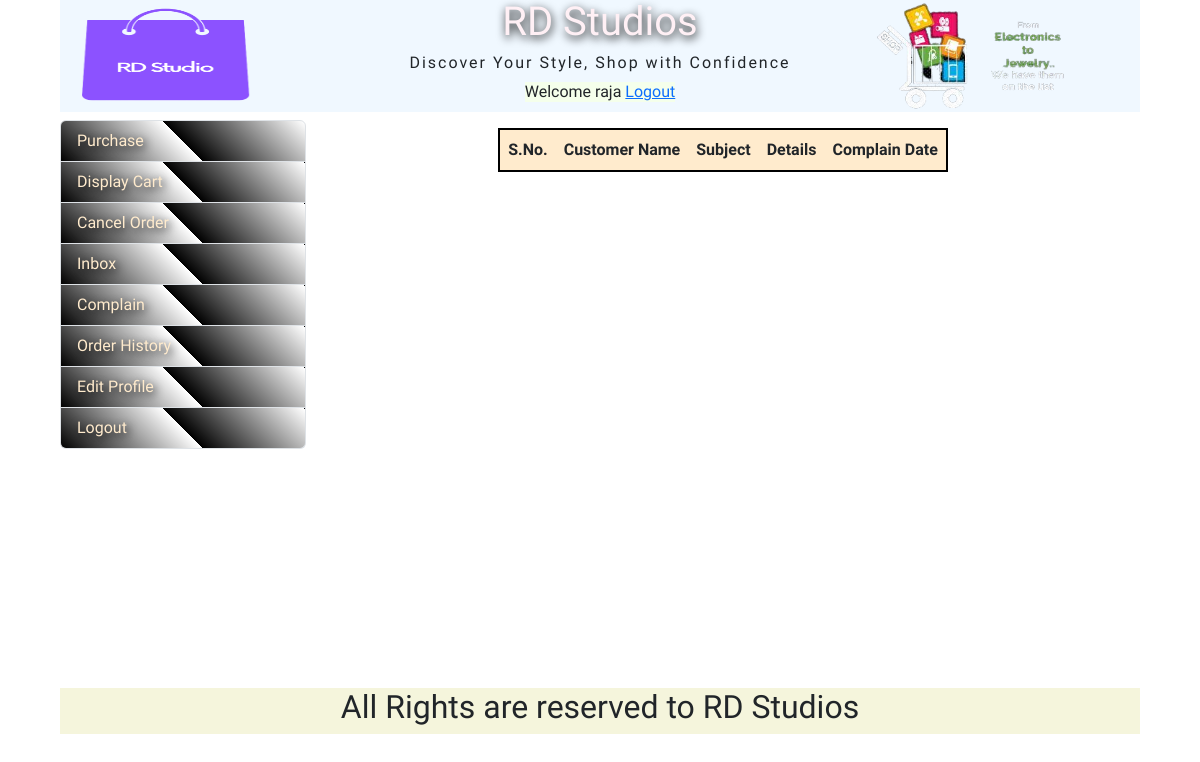
Before: /userInbox.php (signed in) with the older database file.
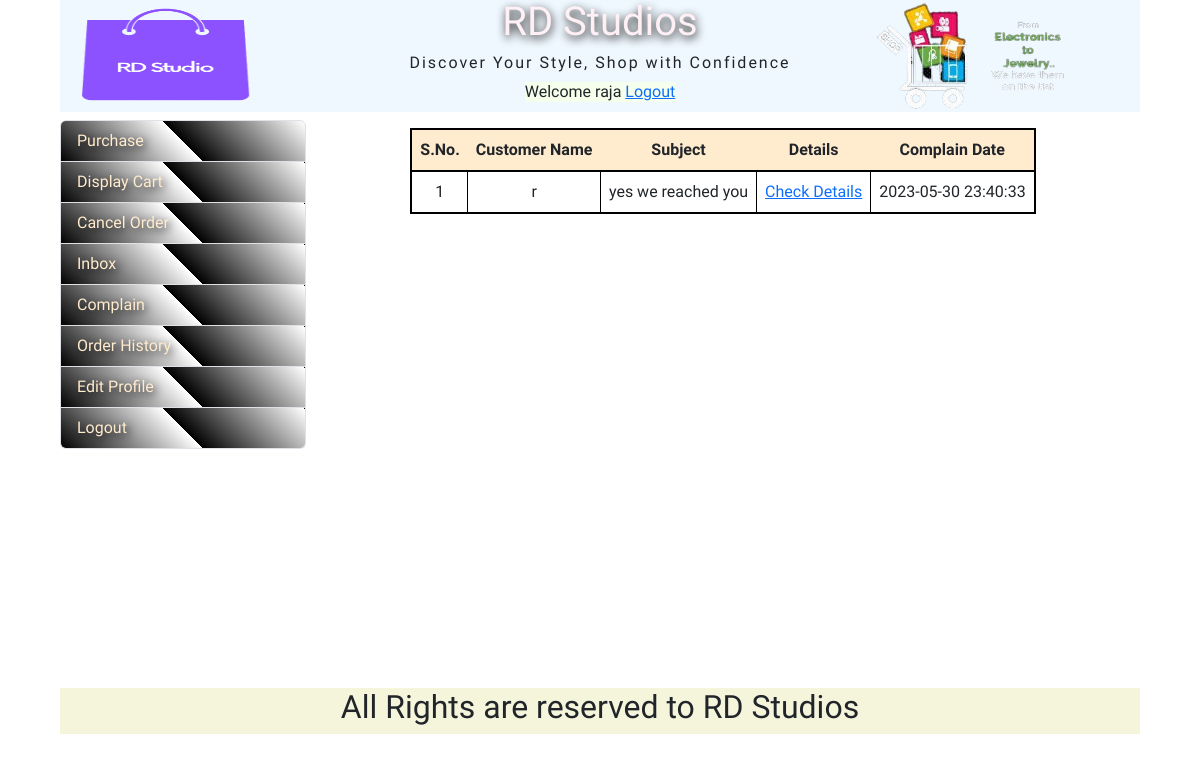
After: the same page with the newer database file.
### tables this page shows
CREATE TABLE IF NOT EXISTS `complain_info` (
  `complain_id` int(11) NOT NULL AUTO_INCREMENT,
  `user_name` varchar(55) NOT NULL,
  `complain_subject` varchar(100) NOT NULL,
  `complain_descriptin` text NOT NULL,
  `complain_date` datetime NOT NULL,
  `receiver_name` varchar(55) NOT NULL DEFAULT 'admin',
  PRIMARY KEY (`complain_id`)
);

### userInbox.php (the view, shortened to what this page needs)
<?php
require_once("header.php");
?>
<div id="container" >
<div id="userArea" class="row">
<div id="leftUserArea">
    <?php
     require_once("userMenu.php");
    ?>
</div>
<div id="rightUserArea">
<?php
     $usr=$_SESSION['uname'];
    require_once("dbconnect.php");
    $sql = "SELECT * FROM `complain_info` where `receiver_name`='$usr' ORDER BY `complain_date` DESC";
    $rsNews = mysqli_query($con, $sql) or die("Query Error -1");
    ?>
    <table id="displayCartInfoTable">
        <tr>
            <th>S.No.</th>
            <th>Customer Name</th>
            <th>Subject</th>
            <th>Details</th>
            <th>Complain Date</th>
        </tr>
        <?php
        $cnt = 0;
        while ($row = mysqli_fetch_array($rsNews)) {
            $id=$row['complain_id'];
            $cnt++;
            echo("<tr>");
            echo("<td>$cnt</td>");
            echo("<td>{$row['user_name']}</td>");
            echo("<td>{$row['complain_subject']}</td>");
            echo("<td><a href='replyFormForCustomer.php?complain_id=$id'>Check Details</a></td>");
            echo("<td>{$row['complain_date']}</td>");
            echo("</tr>");
        }
        ?>
    </table>
</div>
</div>
</div>
<?php
require_once("footer.php");
?>

Changed rows visible on the page:
added complain_info: user_name "r", complain_subject "yes we reached you", complain_date "2023-05-30 23:40:33"
